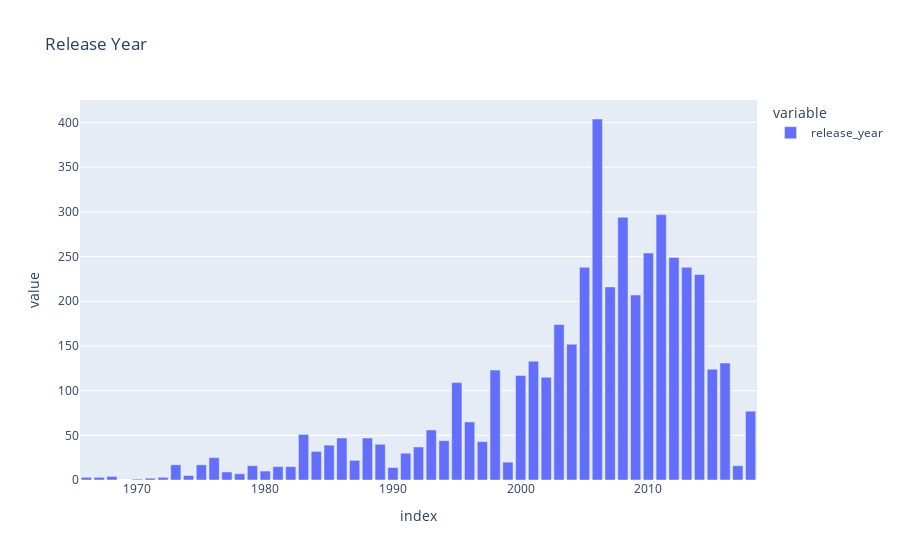

The code cell stored with this chart in its notebook:
### Code cell
release_year_fig.show()

### Figure 1 — Plotly figure (JSON) as saved in the notebook; plotly's stock layout.template omitted (floating-point values rounded to 4 significant figures)
{"data": [{"alignmentgroup": "True", "hovertemplate": "variable=release_year<br>index=%{x}<br>value=%{y}<extra></extra>", "legendgroup": "release_year", "marker": {"color": "#636efa", "pattern": {"shape": ""}}, "name": "release_year", "offsetgroup": "release_year", "orientation": "v", "showlegend": true, "textposition": "auto", "type": "bar", "x": [1966, 1967, 1968, 1970, 1971, 1972, 1973, 1974, 1975, 1976, 1977, 1978, 1979, 1980, 1981, 1982, 1983, 1984, 1985, 1986, 1987, 1988, 1989, 1990, 1991, 1992, 1993, 1994, 1995, 1996, 1997, 1998, 1999, 2000, 2001, 2002, 2003, 2004, 2005, 2006, 2007, 2008, 2009, 2010, 2011, 2012, 2013, 2014, 2015, 2016, 2017, 2018], "xaxis": "x", "y": [3, 3, 4, 1, 2, 3, 17, 5, 17, 25, 9, 7, 16, 10, 15, 15, 51, 32, 39, 47, 22, 47, 40, 14, 30, 37, 56, 44, 109, 65, 43, 123, 20, 117, 133, 115, 174, 152, 238, 404, 216, 294, 207, 254, 297, 249, 238, 230, 124, 131, 16, 77], "yaxis": "y"}], "layout": {"barmode": "relative", "legend": {"title": {"text": "variable"}, "tracegroupgap": 0}, "title": {"text": "Release Year"}, "xaxis": {"anchor": "y", "domain": [0, 1], "title": {"text": "index"}}, "yaxis": {"anchor": "x", "domain": [0, 1], "title": {"text": "value"}}}}
